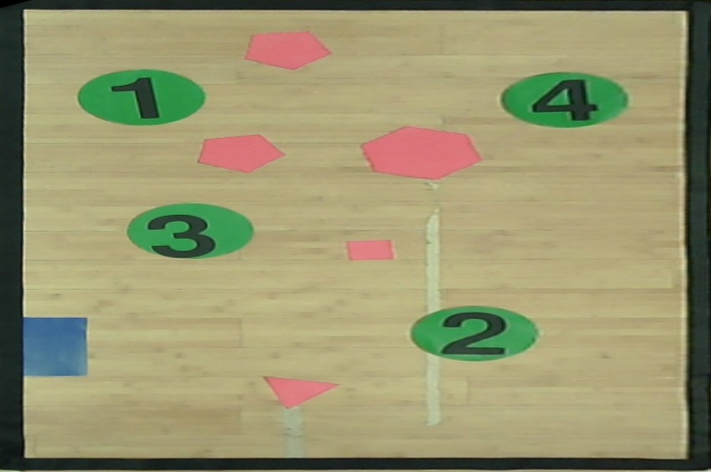
//> input picture c3_colors_and_shapes/02_shape_detection/imgs/canva.png, 711 x 472 px
$ ./part1__copy_1_ c3_colors_and_shapes/02_shape_detection/imgs/canva.png   (built with g++ and OpenCV 4)
//> lines starting //> are read from the running program, lines starting //| are printed output that depends on the picture; after the words box and inside, x2 and y2 are one past the last pixel; in counts of white or black regions, pixels touching at a corner belong together
// ipm.cpp:
// Find the perspective mapping transformation from the ground floor to the
// camera, and store all the parameters to a file

#include <opencv2/core.hpp>
#include <opencv2/videoio.hpp>
#include <opencv2/highgui.hpp>
#include <opencv2/opencv.hpp>
#include <iostream>
#include <vector>
#include <atomic>
#include <unistd.h>

#include <tesseract/baseapi.h>
#include <leptonica/allheaders.h>
#include <tesseract/baseapi.h>
#include <leptonica/allheaders.h>

using namespace cv;
using namespace std;

const double MIN_AREA_SIZE = 100;
static const int W_0      = 300;
static const int H_0      = 0;
static const int OFFSET_W = 10;
static const int OFFSET_H = 100;

void loadCoefficients(const std::string& filename,
                      cv::Mat& camera_matrix,
                      cv::Mat& dist_coeffs)
{
  cv::FileStorage fs( filename, cv::FileStorage::READ );
  if (!fs.isOpened())
  {
    throw std::runtime_error("Could not open file " + filename);
  }
  fs["camera_matrix"] >> camera_matrix;
  fs["distortion_coefficients"] >> dist_coeffs;
  fs.release();
}

Mat findTransform(const cv::Mat& calib_image,
                  const cv::Mat& camera_matrix,
                  const cv::Mat& rectangular_points,
                  const cv::Mat& dist_coeffs,
                  double& pixel_scale)
{
  cv::Mat corner_pixels = rectangular_points.clone(); //pickNPoints(4, calib_image);
  cv::Mat dst_pixels(2,2,CV_32F);

  dst_pixels.at<float>(0, 0) = 0;
  dst_pixels.at<float>(0, 1) = 0;

  dst_pixels.at<float>(1, 0) = calib_image.cols;
  dst_pixels.at<float>(1, 1) = calib_image.rows;


  //scale transform point accordingly
  float origin_x = dst_pixels.at<float>(0, 0),
        origin_y = dst_pixels.at<float>(0, 1);

  float delta_x = dst_pixels.at<float>(1, 0)-dst_pixels.at<float>(0, 0);
  float delta_y = dst_pixels.at<float>(1, 1)-dst_pixels.at<float>(0, 1);

  float delta_x_mm = 1000;
  float delta_y_mm = 1500;

  float scale_x = delta_x/delta_x_mm;
  float scale_y = delta_y/delta_y_mm;
  float scale = std::min(scale_x, scale_y);

  pixel_scale = 1./scale;
  delta_x = scale*delta_x_mm;
  delta_y = scale*delta_y_mm;

  cv::Mat transf_pixels = (cv::Mat_<float>(4,2) << origin_x, origin_y,
                                                   origin_x+delta_x, origin_y,
                                                   origin_x+delta_x, origin_y+delta_y,
                                                   origin_x, origin_y+delta_y);

  cv::Mat transf = cv::getPerspectiveTransform(corner_pixels, transf_pixels);
  cv::Mat unwarped_frame, concat;
  warpPerspective(calib_image, unwarped_frame, transf, calib_image.size());
  // [4 lines of commented-out code are left out]
  waitKey(0);
  return transf;
}

Mat find_unwarped_img(const cv::Mat& calib_image,
                  const cv::Mat& camera_matrix,
                  const cv::Mat& rectangular_points,
                  const cv::Mat& dist_coeffs,
                  double& pixel_scale)
{
  cv::Mat corner_pixels = rectangular_points.clone(); //pickNPoints(4, calib_image);
  cv::Mat dst_pixels(2,2,CV_32F);

  dst_pixels.at<float>(0, 0) = 0;
  dst_pixels.at<float>(0, 1) = 0;

  dst_pixels.at<float>(1, 0) = calib_image.cols;
  dst_pixels.at<float>(1, 1) = calib_image.rows;


  //scale transform point accordingly
  float origin_x = dst_pixels.at<float>(0, 0),
        origin_y = dst_pixels.at<float>(0, 1);

  float delta_x = dst_pixels.at<float>(1, 0)-dst_pixels.at<float>(0, 0);
  float delta_y = dst_pixels.at<float>(1, 1)-dst_pixels.at<float>(0, 1);

  float delta_x_mm = 1000;
  float delta_y_mm = 1500;

  float scale_x = delta_x/delta_x_mm;
  float scale_y = delta_y/delta_y_mm;//
  float scale = std::min(scale_x, scale_y);

  pixel_scale = 1./scale;
  delta_x = scale*delta_x_mm;
  delta_y = scale*delta_y_mm;

  cv::Mat transf_pixels = (cv::Mat_<float>(4,2) << origin_x, origin_y,
                                                   origin_x+delta_x, origin_y,
                                                   origin_x+delta_x, origin_y+delta_y,
                                                   origin_x, origin_y+delta_y);

  cv::Mat transf = cv::getPerspectiveTransform(corner_pixels, transf_pixels);
  cv::Mat unwarped_frame, concat;
  warpPerspective(calib_image, unwarped_frame, transf, calib_image.size());
  //cv::hconcat(calib_image, unwarped_frame, concat);
  namedWindow( "Unwarping", WINDOW_NORMAL ); // Create a window for display.

  imshow("Unwarping", unwarped_frame);
  waitKey(0);
  //imwrite("img1.jpg",unwarped_frame);
  return unwarped_frame;

  //return transf;
}

// Store all the parameters to a file, for a later use, using the FileStorage
// class methods
void storeAllParameters(const std::string& filename,
                        const cv::Mat& camera_matrix,
                        const cv::Mat& dist_coeffs,
                        double pixel_scale,
                        const Mat& persp_transf)
{
  cv::FileStorage fs( filename, cv::FileStorage::WRITE );
  fs << "camera_matrix" << camera_matrix
     << "dist_coeffs" << dist_coeffs
     << "pixel_scale" << pixel_scale
     << "persp_transf" << persp_transf;
  fs.release();
}


void processImage(cv::Mat& img, cv::Mat& rectangular_points)
{
  // Load image from file

  if(img.empty()) {
    throw std::runtime_error("Failed to open the file ");
  }

  // Display original image
  cv::imshow("Original", img);
  cv::moveWindow("Original", W_0, H_0);

  // Convert color space from BGR to HSV
  cv::Mat hsv_img;
  cv::cvtColor(img, hsv_img, cv::COLOR_BGR2HSV);

  // Display HSV image
  //cv::imshow("HSV", hsv_img);
  //cv::moveWindow("HSV", W_0+img.cols+OFFSET_W, H_0);

  // Find black regions (filter on saturation and value)
  cv::Mat black_mask;
  cv::inRange(hsv_img, cv::Scalar(0, 0, 0), cv::Scalar(180, 255, 100), black_mask);
  cv::imshow("BLACK_filter", black_mask);
  cv::moveWindow("BLACK_filter", W_0+2*(img.cols+OFFSET_W), H_0+img.rows+OFFSET_H);

  // Wait keypress
  cv::waitKey(0);

  // Find contours
  std::vector<std::vector<cv::Point>> contours, contours_approx;
  std::vector<cv::Point> approx_curve;
  cv::Mat contours_img;

  // Process black mask
  cv::findContours(black_mask, contours, cv::RETR_EXTERNAL, cv::CHAIN_APPROX_SIMPLE); // find external contours of each blob
  contours_img = img.clone();
  drawContours(contours_img, contours, -1, cv::Scalar(40,190,40), 1, cv::LINE_AA);
  std::cout << "N. contours: " << contours.size() << std::endl;
  for (int i=0; i<contours.size(); ++i)
  {
    if (contours[i].size() > 200){
    std::cout << (i+1) << ") Contour size: " << contours[i].size() << std::endl;
    approxPolyDP(contours[i], approx_curve, 20, true); // fit a closed polygon (with less vertices) to the given contour,
                                                      // with an approximation accuracy (i.e. maximum distance between
                                                     // the original and the approximated curve) of 3
    if(approx_curve.size()==4){
    contours_approx = {approx_curve};
    drawContours(contours_img, contours_approx, -1, cv::Scalar(0,170,220), 5, cv::LINE_AA);
    std::cout << "   Approximated contour size: " << approx_curve.size() << std::endl;

    rectangular_points.at<float>(0,0) = approx_curve[0].x;
    rectangular_points.at<float>(0,1) = approx_curve[0].y;

    rectangular_points.at<float>(1,0) = approx_curve[3].x;
    rectangular_points.at<float>(1,1) = approx_curve[3].y;

    rectangular_points.at<float>(2,0) = approx_curve[2].x;
    rectangular_points.at<float>(2,1) = approx_curve[2].y;

    rectangular_points.at<float>(3,0) = approx_curve[1].x;
    rectangular_points.at<float>(3,1) = approx_curve[1].y;
    }
    }
  }
  std::cout << std::endl;
  cv::imshow("Original", contours_img);
  cv::waitKey(0);
}

void rotate_row(cv::Mat& rectangular_points){
    cv::Mat temp(1,2,CV_32F);
    rectangular_points.row(0).copyTo(temp.row(0));
    rectangular_points.row(1).copyTo(rectangular_points.row(0));
    rectangular_points.row(2).copyTo(rectangular_points.row(1));
    rectangular_points.row(3).copyTo(rectangular_points.row(2));
    temp.row(0).copyTo(rectangular_points.row(3));
}


std::vector<cv::Point> blue_rect_calc(cv::Mat& img)
{
  // [6 lines of commented-out code are left out]
  cv::Mat hsv_img;
  cv::cvtColor(img, hsv_img, cv::COLOR_BGR2HSV);
  std::vector<cv::Point> approx_curve;
  // Find blue regions
  cv::Mat blue_mask;
  cv::inRange(hsv_img, cv::Scalar(100, 50, 55), cv::Scalar(115, 255, 255), blue_mask);

  // Find contours
  std::vector<std::vector<cv::Point>> contours, contours_approx;
  cv::Mat contours_img;

  // Process blue mask
  contours_img = img.clone();
  cv::findContours(blue_mask, contours, cv::RETR_EXTERNAL, cv::CHAIN_APPROX_SIMPLE);
  drawContours(contours_img, contours, -1, cv::Scalar(40,190,40), 1, cv::LINE_AA);
  std::cout << "N. contours: " << contours.size() << std::endl;
  for (int i=0; i<contours.size(); ++i)
  {
    if(contours[i].size()>4){

    approxPolyDP(contours[i], approx_curve, 40, true);
    contours_approx = {approx_curve};

    drawContours(contours_img, contours_approx, -1, cv::Scalar(255,255,0), 3, cv::LINE_AA);

      if (approx_curve.size()==4){
          return approx_curve;
        }

    }
  }
  return approx_curve;
  std::cout << std::endl;
}

// [11 lines left out: function isitinside, not called in this run]

bool checkbluebox(cv::Mat& filename){
  //std::vector<cv::Point> approx_curve;
  std::vector<cv::Point> approx_curve_insidebox;
  approx_curve_insidebox = blue_rect_calc(filename);

  if(approx_curve_insidebox.size()!=0)
    return isitinside(approx_curve_insidebox,filename);
  else
    return false;
}

void processNumbers(cv::Mat img)
{
  // [10 lines of commented-out code are left out]
  cv::Mat hsv_img;
  cv::cvtColor(img, hsv_img, cv::COLOR_BGR2HSV);


  // Find green regions
  cv::Mat green_mask;
  cv::inRange(hsv_img, cv::Scalar(40, 60, 119), cv::Scalar(88, 249, 255), green_mask);

  // Apply some filtering
  cv::Mat kernel = cv::getStructuringElement(cv::MORPH_RECT, cv::Size((1*2) + 1, (1*2)+1));
  cv::dilate(green_mask, green_mask, kernel);
  cv::erode(green_mask, green_mask, kernel);

  // Display image
  cv::imshow("GREEN_filter", green_mask);


  // Find contours
  std::vector<std::vector<cv::Point>> contours, contours_approx;
  std::vector<cv::Point> approx_curve;
  cv::Mat contours_img;

  contours_img = img.clone();
  cv::findContours(green_mask, contours, cv::RETR_EXTERNAL, cv::CHAIN_APPROX_SIMPLE);

  std::vector<cv::Rect> boundRect(contours.size());
  for (int i=0; i<contours.size(); ++i)
  {
    double area = cv::contourArea(contours[i]);
    if (area < MIN_AREA_SIZE) continue; // filter too small contours to remove false positives
    approxPolyDP(contours[i], approx_curve, 2, true);
    contours_approx = {approx_curve};
    drawContours(contours_img, contours_approx, -1, cv::Scalar(0,170,220), 3, cv::LINE_AA);
    boundRect[i] = boundingRect(cv::Mat(approx_curve)); // find bounding box for each green blob
  }
  cv::imshow("Original", contours_img);
  cv::waitKey(0);


  cv::Mat green_mask_inv, filtered(img.rows, img.cols, CV_8UC3, cv::Scalar(255,255,255));
  cv::bitwise_not(green_mask, green_mask_inv); // generate binary mask with inverted pixels w.r.t. green mask -> black numbers are part of this mask

  cv::imshow("Numbers", green_mask_inv);
  cv::waitKey(0);

  // Create Tesseract object
  tesseract::TessBaseAPI *ocr = new tesseract::TessBaseAPI();
  // Initialize tesseract to use English (eng)
  ocr->Init(NULL, "eng");
  // Set Page segmentation mode to PSM_SINGLE_CHAR (10)
  ocr->SetPageSegMode(tesseract::PSM_SINGLE_CHAR);
  // Only digits are valid output characters
  ocr->SetVariable("tessedit_char_whitelist", "0123456789");

  img.copyTo(filtered, green_mask_inv);   // create copy of image without green shapes

  kernel = cv::getStructuringElement(cv::MORPH_RECT, cv::Size((2*2) + 1, (2*2)+1));

  // For each green blob in the original image containing a digit
  for (int i=0; i<boundRect.size(); ++i)
  {
    cv::Mat processROI(filtered, boundRect[i]); // extract the ROI containing the digit

    if (processROI.empty()) continue;

    cv::resize(processROI, processROI, cv::Size(200, 200)); // resize the ROI
    cv::threshold( processROI, processROI, 80, 255, 0 ); // threshold and binarize the image, to suppress some noise

    // Apply some additional smoothing and filtering
    cv::erode(processROI, processROI, kernel);
    cv::GaussianBlur(processROI, processROI, cv::Size(5, 5), 2, 2);
    cv::erode(processROI, processROI, kernel);

    // Show the actual image passed to the ocr engine
    cv::imshow("ROI", processROI);

     // Set image data
    ocr->SetImage(processROI.data, processROI.cols, processROI.rows, 3, processROI.step);

    // Run Tesseract OCR on image and print recognized digit
    std::cout << "Recognized digit: " << std::string(ocr->GetUTF8Text()) << std::endl;

    cv::waitKey(0);
  }

  ocr->End(); // destroy the ocr object (release resources)

}
cv::Mat processRGB(cv::Mat img)
{
  // [9 lines of commented-out code are left out]
  cv::Mat hsv_img;
  cv::cvtColor(img, hsv_img, cv::COLOR_BGR2HSV);

  // Display HSV image
  //cv::imshow("HSV", hsv_img);
  //cv::moveWindow("HSV", W_0+img.cols+OFFSET_W, H_0);

  // Find red regions: h values around 0 (positive and negative angle: [0,15] U [160,179])
  cv::Mat red_mask_low, red_mask_high, red_mask;
  cv::inRange(hsv_img, cv::Scalar(10, 0, 38), cv::Scalar(19, 250, 229), red_mask_low);
  cv::inRange(hsv_img, cv::Scalar(160, 10, 10), cv::Scalar(179, 255, 255), red_mask_high);
  cv::addWeighted(red_mask_low, 1.0, red_mask_high, 1.0, 0.0, red_mask); // combine together the two binary masks
  //cv::imshow("RED_filter", red_mask);
  //cv::moveWindow("RED_filter", W_0, H_0+img.rows+OFFSET_H);

  // Find blue regions
  cv::Mat blue_mask;
  cv::inRange(hsv_img, cv::Scalar(100, 50, 55), cv::Scalar(115, 255, 255), blue_mask);
  //cv::imshow("BLUE_filter", blue_mask);
  //cv::moveWindow("BLUE_filter", W_0+img.cols+OFFSET_W, H_0+img.rows+OFFSET_H);

  // Find green regions
  cv::Mat green_mask;
  //cv::inRange(hsv_img, cv::Scalar(40, 60, 119), cv::Scalar(88, 249, 255), green_mask);
  cv::inRange(hsv_img, cv::Scalar(32, 65, 45), cv::Scalar(89,215 , 200), green_mask);
 // cv::imshow("GREEN_filter", green_mask);
  //cv::moveWindow("GREEN_filter", W_0+2*(img.cols+OFFSET_W), H_0);

  // Find black regions (filter on saturation and value)
  cv::Mat black_mask;
  cv::inRange(hsv_img, cv::Scalar(100, 50, 55), cv::Scalar(115, 255, 255), black_mask);
  //cv::imshow("BLACK_filter", black_mask);
  //cv::moveWindow("BLACK_filter", W_0+2*(img.cols+OFFSET_W), H_0+img.rows+OFFSET_H);

  // Wait keypress
  cv::waitKey(0);

  // Find contours
  std::vector<std::vector<cv::Point>> contours, contours_approx;
  std::vector<cv::Point> approx_curve;
  cv::Mat contours_img;

  // [21 lines of commented-out code are left out]
  contours_img = img.clone();
  cv::findContours(red_mask, contours, cv::RETR_EXTERNAL, cv::CHAIN_APPROX_SIMPLE);
  //drawContours(contours_img, contours, -1, cv::Scalar(40,190,40), 1, cv::LINE_AA);
  cv::findContours(red_mask, contours, cv::RETR_EXTERNAL, cv::CHAIN_APPROX_SIMPLE);
  //drawContours(contours_img, contours, -1, cv::Scalar(40,190,40), 1, cv::LINE_AA);
  std::cout << "N. contours: " << contours.size() << std::endl;
  for (int i=0; i<contours.size(); ++i)
  {
    if (contours[i].size() > 50) {
    std::cout << (i+1) << ") Contour size: " << contours[i].size() << std::endl;
    approxPolyDP(contours[i], approx_curve, 20, true);
    contours_approx = {approx_curve};
    drawContours(contours_img, contours_approx, -1, cv::Scalar(0,170,220), 3, cv::LINE_AA);
    std::cout << "   Approximated contour size: " << approx_curve.size() << std::endl;
    }
  }
  std::cout << std::endl;
  //cv::imshow("Original", contours_img);
  //cv::waitKey(0);

  // Process blue mask
  //contours_img = img.clone();
  cv::findContours(blue_mask, contours, cv::RETR_EXTERNAL, cv::CHAIN_APPROX_SIMPLE);
  //drawContours(contours_img, contours, -1, cv::Scalar(40,190,40), 1, cv::LINE_AA);
  std::cout << "N. contours: " << contours.size() << std::endl;
  for (int i=0; i<contours.size(); ++i)
  {
    if(contours[i].size()>4){
    std::cout << (i+1) << ") Contour size: " << contours[i].size() << std::endl;
    approxPolyDP(contours[i], approx_curve, 40, true);
    contours_approx = {approx_curve};
    drawContours(contours_img, contours_approx, -1, cv::Scalar(255,0,0), 3, cv::LINE_AA);
    std::cout << "   Approximated contour size: " << approx_curve.size() << std::endl;
    }
  }
  std::cout << std::endl;
  //cv::imshow("Original", contours_img);
  //cv::waitKey(0);


  // Process green mask
  //contours_img = img.clone();
  cv::findContours(green_mask, contours, cv::RETR_EXTERNAL, cv::CHAIN_APPROX_SIMPLE);
  //drawContours(contours_img, contours, -1, cv::Scalar(40,190,40), 1, cv::LINE_AA);
  std::cout << "N. contours: " << contours.size() << std::endl;
  for (int i=0; i<contours.size(); ++i)
  {
    if (contours[i].size() > 200)
  {

    std::cout << (i+1) << ") Contour size: " << contours[i].size() << std::endl;
    approxPolyDP(contours[i], approx_curve, 4, true);
    contours_approx = {approx_curve};
    drawContours(contours_img, contours_approx, -1, cv::Scalar(250,170,220), 3, cv::LINE_AA);
    std::cout << "   Approximated contour size: " << approx_curve.size() << std::endl;

  }
  }
  std::cout << std::endl;
  cv::imshow("Original", contours_img);

  cv::waitKey(0);
  return contours_img;

}


int main(int argc, char* argv[])
{
  cv::Mat rectangular_points(4,2,CV_32F);
  cv::Mat camera_matrix, dist_coeffs;
  cv::Mat frame, frameUndist,persp_transf,unwarped_img;
  double pixel_scale;

  frame = cv::imread(argv[1], 1);//reading file
//> frame is the input picture: 472 rows x 711 cols, CV_8UC3; mean B, G, R 111.4, 149.7, 153.3

  loadCoefficients("../config/intrinsic_calibration.xml", camera_matrix, dist_coeffs);//loading camera co-efficients

  undistort(frame, frameUndist, camera_matrix, dist_coeffs, cv::getOptimalNewCameraMatrix(camera_matrix, dist_coeffs, frame.size(),0));//undistorting the image
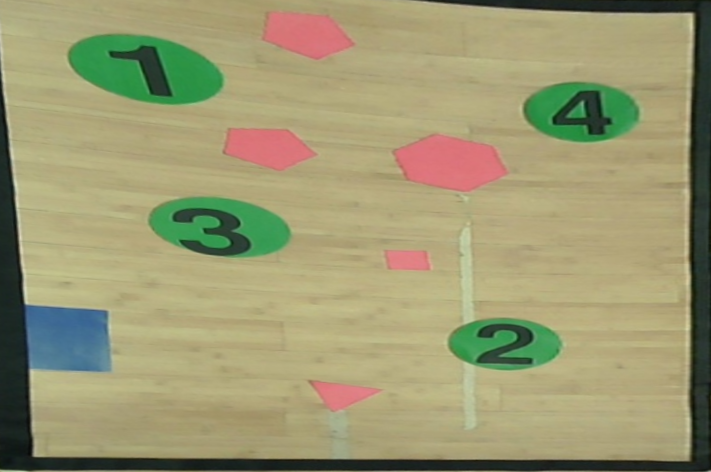
//> frameUndist: 472 rows x 711 cols, CV_8UC3; mean B, G, R 113.8, 152.9, 156.3

  processImage(frameUndist,rectangular_points);//finding the black boundary points from the image
//> in processImage, `cv::inRange(hsv_img, cv::Scalar(0, 0, 0), cv::Scalar(180, 255, 100), b..`:
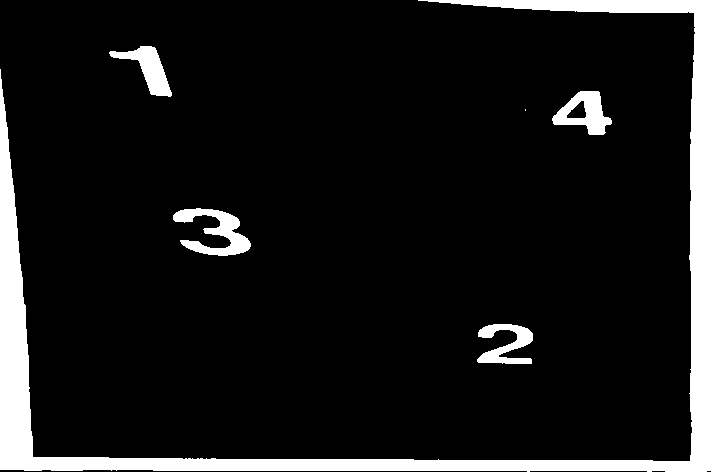
//> black_mask: 472 rows x 711 cols, CV_8UC1; 9.9% white; 6 white regions (1 under 20 px)
//> in processImage, `cv::findContours(black_mask, contours, cv::RETR_EXTERNAL, cv::CHAIN_AP..`: contours = 6 contours, 1 with area under 20; largest, box (x1, y1, x2, y2) and area: (0, 0, 711, 472) 25898, (173, 208, 251, 256) 1520, (552, 91, 612, 135) 1479, (109, 46, 172, 97) 1166, (477, 324, 533, 364) 1038
//> in processImage, `drawContours(contours_img, contours, -1, cv::Scalar(40,190,40), 1, cv:..`:
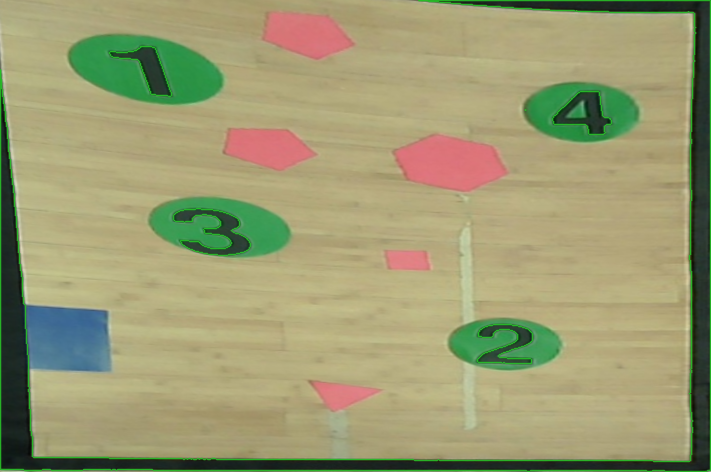
//> contours_img: 472 rows x 711 cols, CV_8UC3; 3.71% of pixels changed, all inside (x1, y1, x2, y2) = (0, 0, 711, 472)
//| N. contours: 6
//> the loop in processImage, `for (int i=0; i<contours.size(); ++i)` made 6 passes
//| 6) Contour size: 221
//> after the loop in processImage, `for (int i=0; i<contours.size(); ++i)`: approx_curve = 8 Points (x, y): [710, 0], [418, 0], [694, 13], [689, 461], [33, 457], [0, 69], [0, 469], [710, 470]; contours_approx = 0 contours

  for(int i =0;i<4;i++){
    cout<< "interation"<<i<<endl;
    unwarped_img = find_unwarped_img(frameUndist, camera_matrix,rectangular_points, dist_coeffs, pixel_scale);//unwrapping the image using
    if(checkbluebox(unwarped_img)){cout<<"value of the check is true"<<endl;break;}//to check if the black box is on left
    rotate_row(rectangular_points);
  }
//> this loop made 4 passes
//| N. contours: 0
//| N. contours: 0
//| N. contours: 0
//| N. contours: 0
//> pass 1, in find_unwarped_img, `warpPerspective(calib_image, unwarped_frame, transf, calib_image.size(..`:
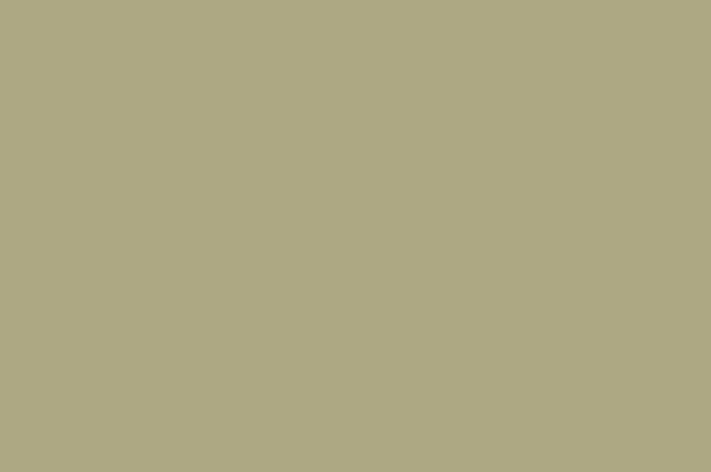
//> unwarped_frame: 472 rows x 711 cols, CV_8UC3; mean B, G, R 131, 168, 173
//> after the loop, pixel_scale = 3.18
  persp_transf = findTransform(frameUndist, camera_matrix,rectangular_points, dist_coeffs, pixel_scale);
//> persp_transf = [[1.6e-18, -9.36e-18, -6.54e-33], [-0.707, 3.39e-18, -4.36e-33], [0.707, 8.66e-18, -5.96e-35]]
  std::cout << "Pixel Scale: " << pixel_scale << "mm" << std::endl;
//| Pixel Scale: 3.17797mm

  storeAllParameters("../config/fullCalibration.yml", camera_matrix, dist_coeffs, pixel_scale, persp_transf);
  imwrite("abc.jpg",unwarped_img);
  processNumbers(processRGB(unwarped_img));
//> in processRGB, `cv::findContours(red_mask, contours, cv::RETR_EXTERNAL, cv::CHAIN_APPR..`: contours = 0 contours
//| N. contours: 0
//| N. contours: 0
//| N. contours: 0
//> (the run ends here: the program needs code that is not available in this run, at `tesseract::TessBaseAPI *ocr = new tesseract::TessBaseAPI();`)
